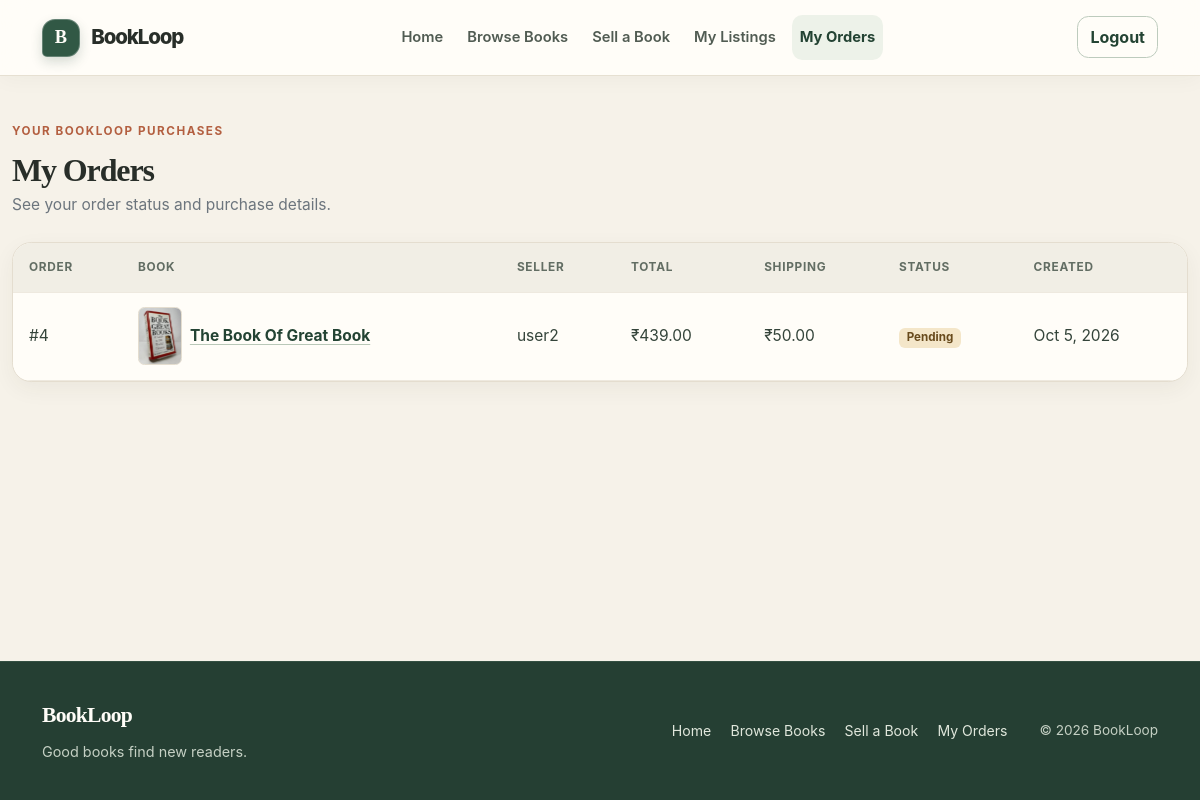
/orders/ (signed in), run on the app's committed database.
### apps/orders/models.py (models this page shows, shortened)
class Order(models.Model):
    class Status(models.TextChoices):
        PENDING = 'Pending', 'Pending'
        CONFIRMED = 'Confirmed', 'Confirmed'
        SHIPPED = 'Shipped', 'Shipped'
        DELIVERED = 'Delivered', 'Delivered'
        CANCELLED = 'Cancelled', 'Cancelled'
    buyer = models.ForeignKey(
        settings.AUTH_USER_MODEL,
        on_delete=models.CASCADE,
        related_name='book_orders',
    )
    book = models.ForeignKey(
        BookListing,
        on_delete=models.PROTECT,
        related_name='orders',
    )
    shipping_address = models.TextField()
    shipping_cost = models.DecimalField(max_digits=10, decimal_places=2)
    total_price = models.DecimalField(max_digits=10, decimal_places=2)
    status = models.CharField(max_length=10, choices=Status.choices, default=Status.PENDING)
    created_at = models.DateTimeField(auto_now_add=True)

### apps/books/models.py (models this page shows, shortened)
class BookListing(models.Model):
    class Condition(models.TextChoices):
        NEW = 'New', 'New'
        LIKE_NEW = 'Like New', 'Like New'
        GOOD = 'Good', 'Good'
        FAIR = 'Fair', 'Fair'
    seller = models.ForeignKey(
        settings.AUTH_USER_MODEL,
        on_delete=models.CASCADE,
        related_name='book_listings',
    )
    title = models.CharField(max_length=200)
    author = models.CharField(max_length=200)
    description = models.TextField(blank=True)
    search_embedding = models.JSONField(default=list, blank=True)
    image_embedding = models.JSONField(default=list, blank=True)
    price = models.DecimalField(max_digits=10, decimal_places=2)
    condition = models.CharField(max_length=10, choices=Condition.choices)
    location = models.CharField(max_length=100)
    image = models.ImageField(upload_to='books/', blank=True)
    is_available = models.BooleanField(default=True)
    created_at = models.DateTimeField(auto_now_add=True)

### apps/orders/views.py (the view)
# urls.py: path('', views.my_orders, name='my_orders'),
@login_required
def my_orders(request):
    orders = (
        Order.objects.filter(buyer=request.user)
        .select_related('book', 'book__seller')
        .order_by('-created_at')
    )
    return render(request, 'orders/my_orders.html', {'orders': orders})

### templates/orders/my_orders.html (shortened to what this page needs)
{% extends 'base.html' %}
{% block content %}
<section>
    <div class="mb-4">
        <span class="eyebrow">Your BookLoop purchases</span>
        <h1 class="h2 fw-bold mb-1">My Orders</h1>
        <p class="text-secondary mb-0">See your order status and purchase details.</p>
    </div>
    {% if orders %}
        <div class="table-responsive card order-list-card">
            <table class="table align-middle mb-0">
                <thead>
                    <tr>
                        <th scope="col">Order</th>
                        <th scope="col">Book</th>
                        <th scope="col">Seller</th>
                        <th scope="col">Total</th>
                        <th scope="col">Shipping</th>
                        <th scope="col">Status</th>
                        <th scope="col">Created</th>
                    </tr>
                </thead>
                <tbody>
                    {% for order in orders %}
                        <tr>
                            <td>#{{ order.pk }}</td>
                            <td>
                                <div class="d-flex align-items-center gap-2 order-book-cell">
                                    {% if order.book.image %}
                                        <img class="order-book-thumbnail" src="{{ order.book.image.url }}" alt="Cover of {{ order.book.title }}">
                                    {% else %}
                                        <div class="order-book-thumbnail order-book-thumbnail-empty" aria-label="No cover image">Book</div>
                                    {% endif %}
                                    <a class="order-book-link" href="{% url 'books:detail' order.book.pk %}">{{ order.book.title }}</a>
                                </div>
                            </td>
                            <td>{{ order.book.seller.get_full_name|default:order.book.seller.username }}</td>
                            <td>₹{{ order.total_price|floatformat:2 }}</td>
                            <td>₹{{ order.shipping_cost|floatformat:2 }}</td>
                            <td>
                                {% if order.status == 'Pending' %}
                                    <span class="badge text-bg-warning">{{ order.get_status_display }}</span>
                                {% elif order.status == 'Confirmed' %}
                                    <span class="badge text-bg-primary">{{ order.get_status_display }}</span>
                                {% elif order.status == 'Shipped' %}
                                    <span class="badge text-bg-info">{{ order.get_status_display }}</span>
                                {% elif order.status == 'Delivered' %}
                                    <span class="badge text-bg-success">{{ order.get_status_display }}</span>
                                {% elif order.status == 'Cancelled' %}
                                    <span class="badge text-bg-secondary">{{ order.get_status_display }}</span>
                                {% else %}
                                    <span class="badge text-bg-light border">{{ order.get_status_display }}</span>
                                {% endif %}
                            </td>
                            <td>{{ order.created_at|date:"M j, Y" }}</td>
                        </tr>
                    {% endfor %}
                </tbody>
            </table>
        </div>
    {% else %}
        <div class="empty-books text-center py-5 px-3">
            <h2 class="h4">No orders yet</h2>
            <p class="text-secondary mb-3">When you buy a book, your order will appear here.</p>
            <a class="btn btn-brand" href="{% url 'books:listing_list' %}">Browse Books</a>
        </div>
    {% endif %}
</section>
{% endblock %}

### static/css/style.css (style rules this page uses)
:root { color-scheme: light; --loop-paper: #f6f2e9; --loop-paper-deep: #eee8dc; --loop-surface: #fffdf8; --loop-ink: #282e29; --loop-muted: #6f756e; --loop-forest: #315845; --loop-forest-deep: #234333; --loop-clay: #b35f40; --loop-clay-dark: #91482f; --loop-line: #e4ddcf; --loop-soft-green: #edf2e9; --loop-soft-clay: #f5e9df; --loop-radius: 1.2rem; --loop-shadow: 0 18px 45px rgba(50, 47, 38, 0.08); --loop-shadow-soft: 0 7px 22px rgba(50, 47, 38, 0.055); }
* { min-width: 0; }
html { scroll-behavior: smooth; background: var(--loop-paper); }
body { display: flex; min-height: 100vh; flex-direction: column; background: var(--loop-paper); color: var(--loop-ink); font-family: Inter, ui-sans-serif, system-ui, -apple-system, "Segoe UI", sans-serif; font-size: 0.97rem; line-height: 1.6; -webkit-font-smoothing: antialiased; }
h1, h2, h3, h4, h5, h6 { color: var(--loop-ink); font-family: Georgia, "Times New Roman", serif; font-weight: 600; letter-spacing: -0.035em; line-height: 1.18; text-wrap: balance; }
p { text-wrap: pretty; }
a { color: var(--loop-forest); text-underline-offset: 0.2em; }
.eyebrow { display: inline-block; margin-bottom: 0.7rem; color: var(--loop-clay); font-size: 0.73rem; font-weight: 750; letter-spacing: 0.13em; line-height: 1.4; text-transform: uppercase; }
.order-list-card { overflow: hidden; border: 1px solid var(--loop-line); border-radius: var(--loop-radius); background: var(--loop-surface); box-shadow: var(--loop-shadow-soft); }
.order-list-card .table { --bs-table-bg: var(--loop-surface); --bs-table-border-color: #eee9df; margin: 0; }
.order-list-card thead th { padding: 0.95rem 1rem; background: #f1eee5; color: #626d63; font-size: 0.74rem; font-weight: 750; letter-spacing: 0.06em; text-transform: uppercase; white-space: nowrap; }
.order-list-card tbody td { padding: 0.9rem 1rem; color: #34443a; white-space: nowrap; }
.order-book-cell { min-width: 200px; }
.order-book-link { color: var(--loop-forest-deep); font-weight: 680; text-decoration-color: #b9c8b8; }
.order-book-thumbnail { width: 44px; height: 58px; flex: 0 0 auto; border: 1px solid var(--loop-line); border-radius: 0.4rem; background: #efede5; object-fit: cover; }
.badge.text-bg-warning { background: #f4e6c9 !important; color: #684a1c !important; }

### data on the page
Order: pk "4", book.image (picture), book "The Book Of Great Book", book.seller.get_full_name "user2", total_price "439.00", shipping_cost "50.00", status "Pending", created_at "Oct 5, 2026"
